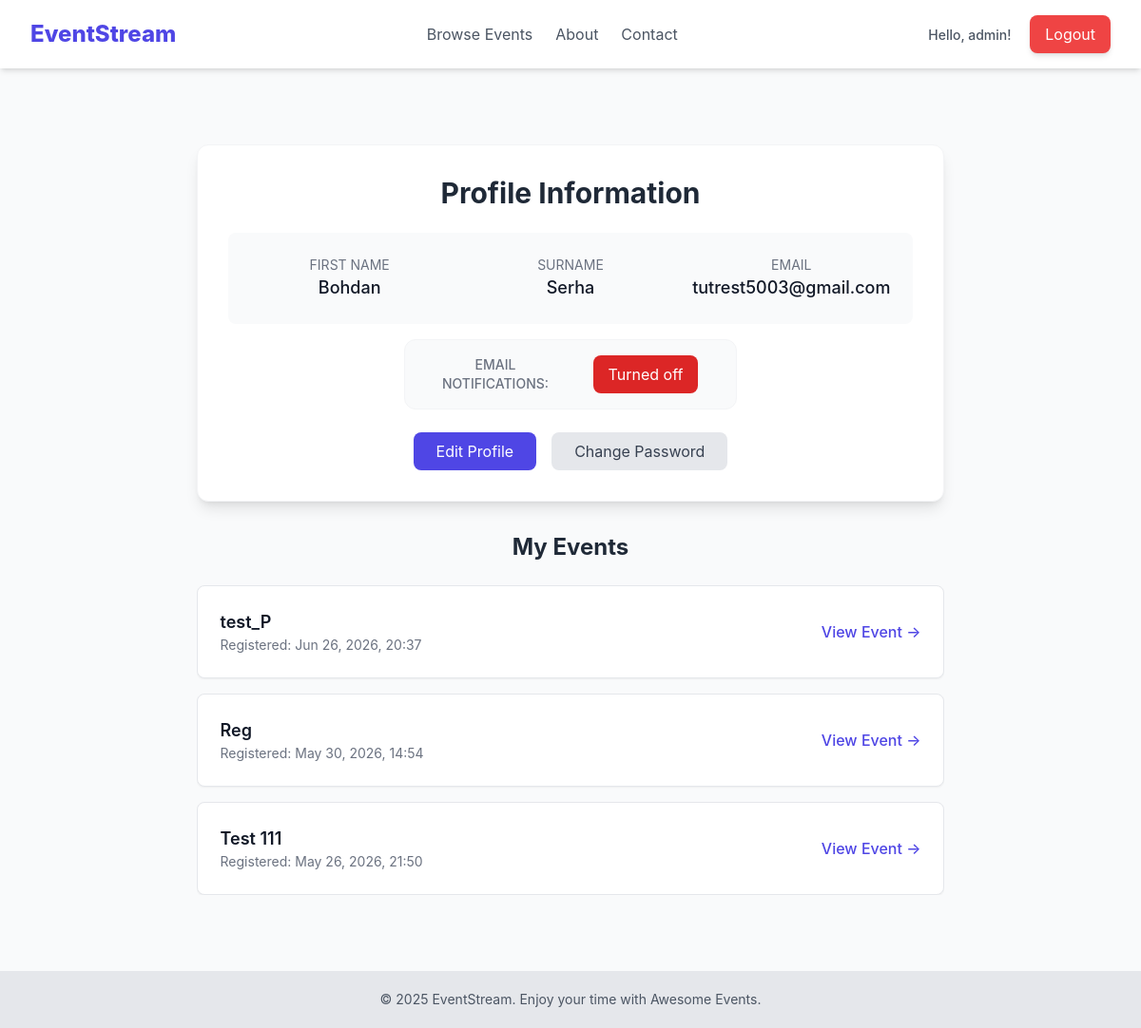
Before: /users/profile/ (signed in) with the older database file.
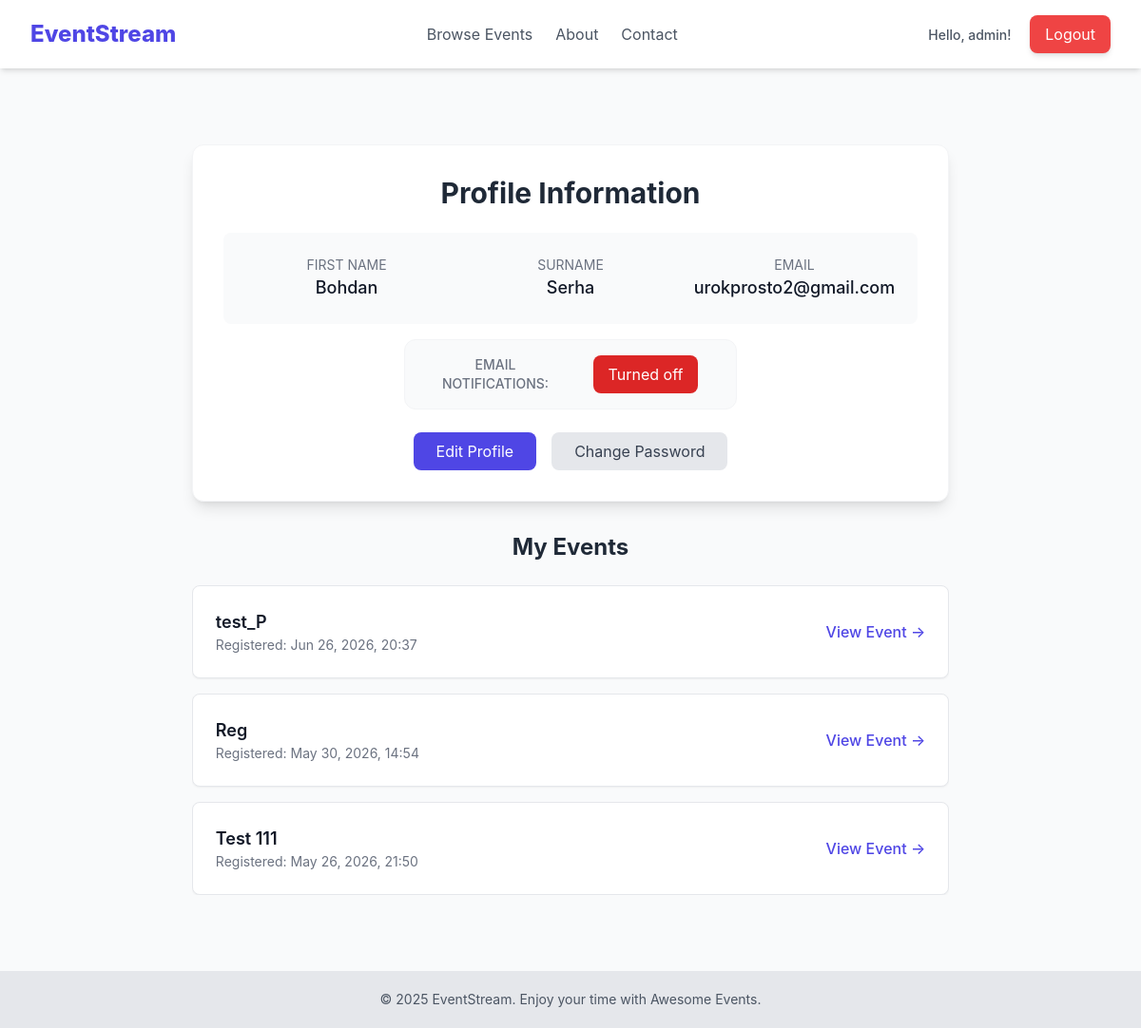
After: the same page with the newer database file.
### users/models.py (models this page shows, shortened)
class CustomUser(AbstractUser):
    username = models.CharField(max_length=200, unique=True)
    email = models.EmailField(null=True)
    first_name = models.CharField(max_length=20, blank=True)
    last_name = models.CharField(max_length=20, blank=True)
    subscribed_to_event = models.BooleanField(default=False)
    is_moderator = models.BooleanField(
        default=False,
        help_text='User is moderator or not.'
    )

### users/views.py (the view)
# urls.py: path('profile/', ProfileView.as_view(), name='profile'),
class ProfileView(LoginRequiredMixin, TemplateView):
    template_name = 'users/profile.html'
    def get_context_data(self, **kwargs):
        context = super().get_context_data(**kwargs)
        context['my_events'] = self.request.user.registrations.all().order_by('-registered_at')
        token, created = Token.objects.get_or_create(user=self.request.user)
        context['token'] = token.key
        return context

### users/templates/users/profile.html (shortened to what this page needs)
{% extends "base.html" %}
{% block content %}
<div class="max-w-4xl mx-auto py-10 px-4">
    <div class="bg-white p-8 rounded-xl shadow-lg border border-gray-100 mb-8">
        <h1 class="text-3xl font-bold text-gray-800 mb-6 text-center">Profile Information</h1>
        <div class="grid grid-cols-3 gap-6 text-center bg-gray-50 p-6 rounded-lg mb-4">
            <div>
                <p class="text-sm text-gray-500 uppercase">First Name</p>
                <p class="text-lg font-medium text-gray-900">{{ user.first_name|default:"-" }}</p>
            </div>
            <div>
                <p class="text-sm text-gray-500 uppercase">Surname</p>
                <p class="text-lg font-medium text-gray-900">{{ user.last_name|default:"-" }}</p>
            </div>
            <div>
                <p class="text-sm text-gray-500 uppercase">Email</p>
                <p class="text-lg font-medium text-gray-900">{{ user.email|default:"-" }}</p>
            </div>
        </div>
        <div class="grid grid-cols-2 items-center text-center p-4 mb-6 border rounded-xl border-gray-100 bg-gray-50 max-w-[350px] mx-auto">
            <p class="text-gray-500 text-sm uppercase font-medium">Email notifications:</p>
            {% if user.subscribed_to_event %}
            <form action="{% url 'profile_email_notification' %}" method="post">
                {% csrf_token %}
            <button class="mx-auto max-w-[120px] bg-green-600 text-white px-4 py-2 rounded-lg hover:bg-green-700 transition">Turned on</button>
            </form>
            {% else %}
            <form action="{% url 'profile_email_notification' %}" method="post">
            <button class="mx-auto max-w-[120px] bg-red-600 text-white px-4 py-2 rounded-lg hover:bg-red-700 transition">Turned off</button>
            </form>
            {% endif %}
        </div>
        <div class="flex justify-center gap-4">
            <a href="{% url 'profile_update' %}" class="bg-indigo-600 text-white px-6 py-2 rounded-lg hover:bg-indigo-700 transition">
                Edit Profile
            </a>
            <a href="{% url 'password_change' %}" class="bg-gray-200 text-gray-700 px-6 py-2 rounded-lg hover:bg-gray-300 transition">
                Change Password
            </a>
        </div>
    </div>
    <h2 class="text-2xl font-bold text-gray-800 mb-6 text-center">My Events</h2>
    <div class="space-y-4 max-h-[400px] overflow-y-auto">
        {% for reg in my_events %}
            <div class="bg-white p-6 rounded-lg shadow-sm border border-gray-200 flex justify-between items-center hover:shadow-md transition">
                <div>
                    <h3 class="text-lg font-semibold text-gray-900">{{ reg.event.title }}</h3>
                    <p class="text-sm text-gray-500">Registered: {{ reg.registered_at|date:"M d, Y, H:i" }}</p>
                </div>
                <a href="{% url 'event_detail' reg.event.id %}" class="text-indigo-600 font-medium hover:underline">
                    View Event &rarr;
                </a>
            </div>
        {% empty %}
            <div class="text-center p-8 border-2 border-dashed border-gray-200 rounded-lg">
                <p class="text-gray-500">You haven't registered for any events yet.</p>
                <a href="{% url 'event_list' %}" class="text-indigo-600 font-medium hover:underline">Find an event</a>
            </div>
        {% endfor %}
    </div>
</div>
{% endblock %}

### templates/base.html (shortened to what this page needs)
<!DOCTYPE html>
<html lang="en">
<head>
    <script src="https://cdn.tailwindcss.com"></script>
</head>
<body class="min-h-screen bg-gray-50 text-gray-800 flex flex-col">
    <header class="bg-white shadow-md">
        <nav class="max-w-7xl mx-auto px-4 sm:px-6 lg:px-8 py-4 flex justify-between items-center">
            <a href="{% url 'home' %}" class="text-2xl font-extrabold text-indigo-600 hover:text-indigo-800 transition duration-150">
                EventStream
            </a>
            <div class="hidden md:flex space-x-6">
                <a href="{% url 'event_list' %}" class="text-gray-600 hover:text-indigo-600 transition duration-150">Browse Events</a>
                <a href="{% url 'about' %}" class="text-gray-600 hover:text-indigo-600 transition duration-150">About</a>
                <a href="{% url 'contact' %}" class="text-gray-600 hover:text-indigo-600 transition duration-150">Contact</a>
            </div>
            <div class="space-x-4">
                {% if user.is_authenticated %}
                    <a href="{% url 'profile' %}" class="text-sm font-medium text-gray-600 hover:text-indigo-600">
                        Hello, {{ user.username }}!
                    </a>
                    <form method="post" action="{% url 'logout' %}" class="inline-block">
                        <button type="submit"
                                class="py-2 px-4 bg-red-500 text-white rounded-lg shadow-md hover:bg-red-600 transition duration-150">
                            Logout
                        </button>
                    </form>
                {% endif %}
            </div>
        </nav>
    </header>
    <main class="flex-grow max-w-7xl mx-auto px-4 sm:px-6 lg:px-8 py-10">
        {% block content %}
        {% endblock %}
    </main>
    <footer class="bg-gray-200 text-gray-600 py-5 mt-auto">
        <div class="max-w-7xl mx-auto px-4 sm:px-6 lg:px-8 text-center text-sm">
            &copy; 2025 EventStream. Enjoy your time with Awesome Events.
        </div>
    </footer>
</body>
</html>

Changed rows visible on the page:
changed CustomUser "Bohdan": email "tutrest5003@gmail.com" → "urokprosto2@gmail.com"
